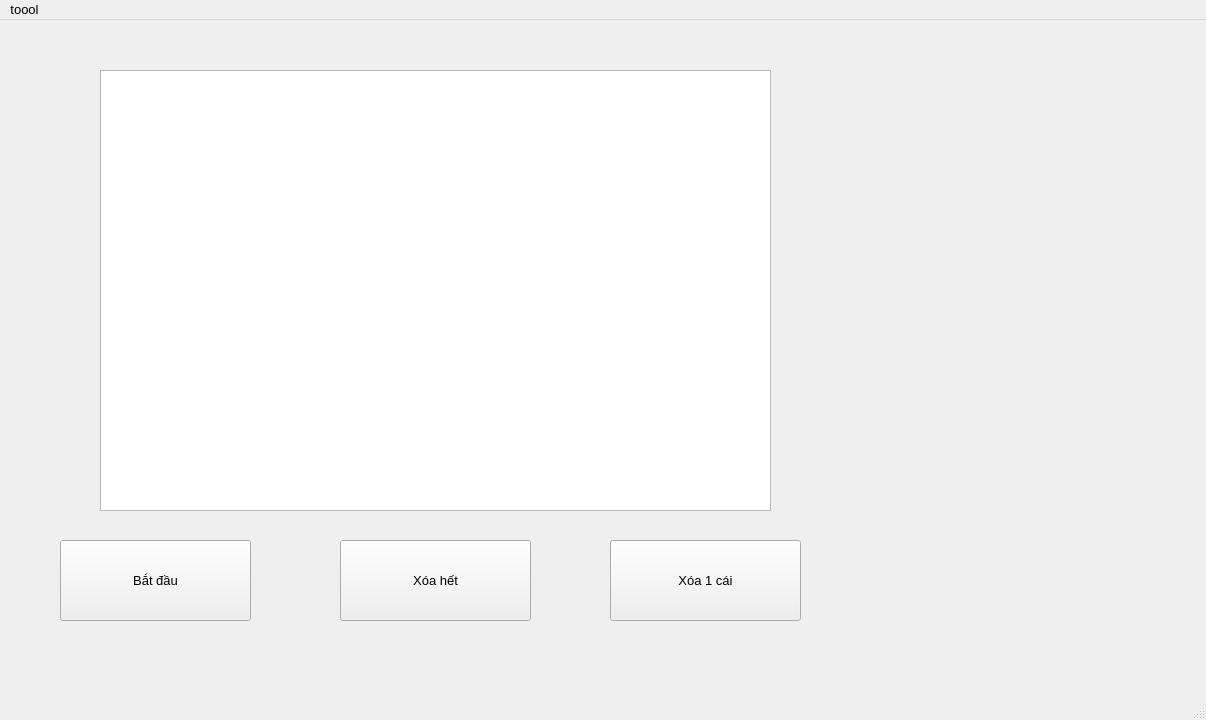
<?xml version="1.0" encoding="UTF-8"?>
<ui version="4.0">
 <class>MainWindow</class>
 <widget class="QMainWindow" name="MainWindow">
  <property name="geometry">
   <rect>
    <x>0</x>
    <y>0</y>
    <width>1206</width>
    <height>720</height>
   </rect>
  </property>
  <property name="font">
   <font>
    <pointsize>10</pointsize>
   </font>
  </property>
  <property name="windowTitle">
   <string>MainWindow</string>
  </property>
  <widget class="QWidget" name="centralwidget">
   <widget class="QPushButton" name="startButton">
    <property name="geometry">
     <rect>
      <x>60</x>
      <y>520</y>
      <width>191</width>
      <height>81</height>
     </rect>
    </property>
    <property name="text">
     <string>Bắt đầu</string>
    </property>
   </widget>
   <widget class="QPushButton" name="clearButton">
    <property name="geometry">
     <rect>
      <x>340</x>
      <y>520</y>
      <width>191</width>
      <height>81</height>
     </rect>
    </property>
    <property name="text">
     <string>Xóa hết</string>
    </property>
   </widget>
   <widget class="QPushButton" name="removeButton">
    <property name="geometry">
     <rect>
      <x>610</x>
      <y>520</y>
      <width>191</width>
      <height>81</height>
     </rect>
    </property>
    <property name="text">
     <string>Xóa 1 cái</string>
    </property>
   </widget>
   <widget class="QListWidget" name="listWidget">
    <property name="geometry">
     <rect>
      <x>100</x>
      <y>50</y>
      <width>671</width>
      <height>441</height>
     </rect>
    </property>
   </widget>
  </widget>
  <widget class="QMenuBar" name="menubar">
   <property name="geometry">
    <rect>
     <x>0</x>
     <y>0</y>
     <width>1206</width>
     <height>21</height>
    </rect>
   </property>
   <widget class="QMenu" name="menutoool">
    <property name="title">
     <string>toool</string>
    </property>
    <addaction name="actionvcl"/>
    <addaction name="actionvcl2"/>
    <addaction name="actionvcl3"/>
   </widget>
   <addaction name="menutoool"/>
  </widget>
  <widget class="QStatusBar" name="statusbar"/>
  <action name="actionvcl">
   <property name="text">
    <string>vcl</string>
   </property>
  </action>
  <action name="actionvcl2">
   <property name="text">
    <string>vcl2</string>
   </property>
  </action>
  <action name="actionvcl3">
   <property name="text">
    <string>vcl3</string>
   </property>
  </action>
 </widget>
 <resources/>
 <connections/>
</ui>
